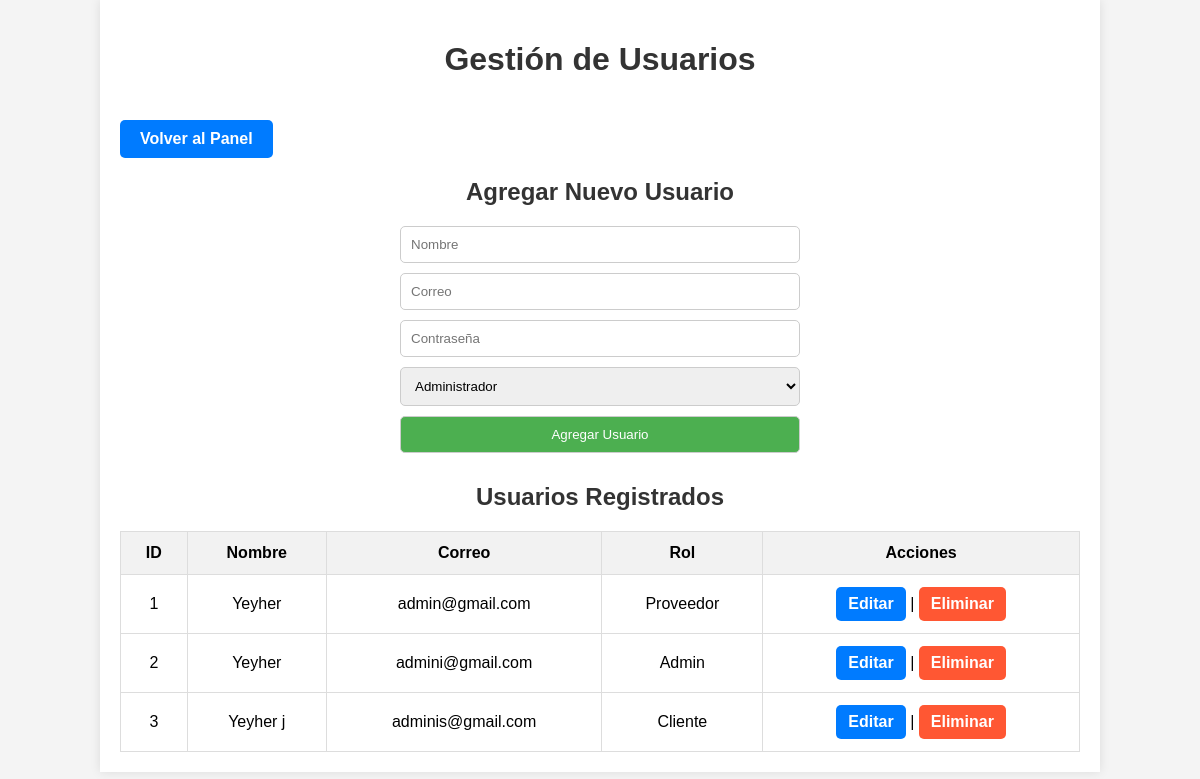
Screenshot of /gestionar.php with the database file from the repository.
### tables this page shows
CREATE TABLE `usuarios` (
  `id` int(11) NOT NULL,
  `nombre` varchar(100) NOT NULL,
  `correo` varchar(100) NOT NULL,
  `contraseña` varchar(255) NOT NULL,
  `fecha_registro` timestamp NOT NULL DEFAULT current_timestamp(),
  `rol` enum('admin','cliente','proveedor') NOT NULL DEFAULT 'cliente'
);

### gestionar.php (the view, shortened to what this page needs)
<?php
require 'conexion.php';
$sql = "SELECT * FROM usuarios";
$result = $conn->query($sql);
?>
<!DOCTYPE html>
<html lang="es">
<head>
    <link rel="stylesheet" href="gestionar.css">
</head>
<body>
    <div class="container">
        <h1>Gestión de Usuarios</h1>
        <a href="admin.php" class="back-btn">Volver al Panel</a>
        <h2><?= isset($user) ? 'Editar Usuario' : 'Agregar Nuevo Usuario' ?></h2>
        <form method="POST">
            <input type="text" name="nombre" placeholder="Nombre" value="<?= isset($user) ? $user['nombre'] : '' ?>" required>
            <input type="email" name="correo" placeholder="Correo" value="<?= isset($user) ? $user['correo'] : '' ?>" required>
            <?php if (!isset($user)): ?>
                <input type="password" name="contraseña" placeholder="Contraseña" required>
            <?php endif; ?>
            <select name="rol" required>
                <option value="admin" <?= isset($user) && $user['rol'] == 'admin' ? 'selected' : '' ?>>Administrador</option>
            </select>
            <button type="submit"><?= isset($user) ? 'Actualizar Usuario' : 'Agregar Usuario' ?></button>
        </form>
        <h2>Usuarios Registrados</h2>
        <?php if ($result->num_rows > 0): ?>
            <table>
                <thead>
                    <tr>
                        <th>ID</th>
                        <th>Nombre</th>
                        <th>Correo</th>
                        <th>Rol</th>
                        <th>Acciones</th>
                    </tr>
                </thead>
                <tbody>
                    <?php while ($row = $result->fetch_assoc()): ?>
                        <tr id="usuario-<?= $row['id'] ?>">
                            <td><?= $row['id'] ?></td>
                            <td><?= $row['nombre'] ?></td>
                            <td><?= $row['correo'] ?></td>
                            <td><?= ucfirst($row['rol']) ?></td>
                            <td>
                                <a href="gestionar.php?id=<?= $row['id'] ?>" class="edit-btn">Editar</a> |
                                <a href="eliminar_usuario.php?id=<?= $row['id'] ?>" class="delete-btn" onclick="return confirm('¿Estás seguro de que deseas eliminar este usuario?')">Eliminar</a>
                            </td>
                        </tr>
                    <?php endwhile; ?>
                </tbody>
            </table>
        <?php else: ?>
            <p>No hay usuarios registrados.</p>
        <?php endif; ?>
    </div>
</body>
</html>

### gestionar.css (style rules this page uses)
body { font-family: Arial, sans-serif; margin: 0; padding: 0; background-color: #f4f4f4; }
.container { width: 80%; margin: 0 auto; padding: 20px; background-color: white; box-shadow: 0 0 10px rgba(0, 0, 0, 0.1); }
h1, h2 { text-align: center; color: #333; }
form { display: flex; flex-direction: column; max-width: 400px; margin: 20px auto; }
form input, form select, form button { margin-bottom: 10px; padding: 10px; border: 1px solid #ccc; border-radius: 5px; }
form button { background-color: #4CAF50; color: white; cursor: pointer; }
table { width: 100%; margin-top: 20px; border-collapse: collapse; }
table th, table td { padding: 12px; border: 1px solid #ddd; text-align: center; }
table th { background-color: #f2f2f2; }
a { color: #007BFF; text-decoration: none; }
a.edit-btn, a.delete-btn { padding: 8px 12px; border-radius: 5px; color: white; font-weight: bold; text-align: center; display: inline-block; transition: background-color 0.3s ease; text-decoration: none; }
a.edit-btn { background-color: #007BFF; }
a.delete-btn { background-color: #FF5733; }
a.back-btn { padding: 10px 20px; border-radius: 5px; background-color: #007BFF; color: white; text-decoration: none; font-weight: bold; display: inline-block; margin-top: 20px; text-align: center; transition: background-color 0.3s ease; }

### rows the page displays
usuarios: id "1", nombre "Yeyher", correo "admin@gmail.com", rol "Proveedor"
usuarios: id "2", nombre "Yeyher", correo "admini@gmail.com", rol "Admin"
usuarios: id "3", nombre "Yeyher j", correo "adminis@gmail.com", rol "Cliente"
